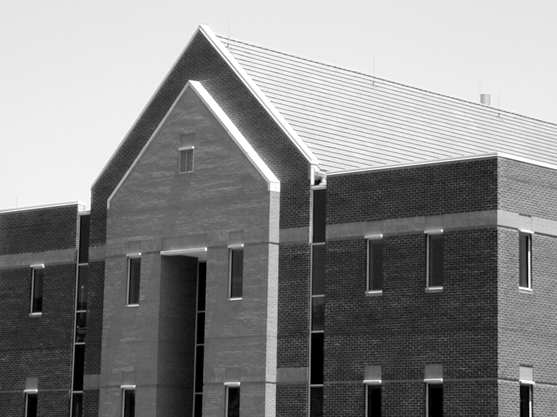
#> input picture 09_Edge_detection/data/dom.png, 557 x 417 px
$ jupyter execute --allow-errors Task_9_1_Edge_detection.ipynb   (shell and % lines are left out)   (older library calls are emulated)
#> lines starting #> are read from the running program, lines starting #| are printed output that depends on the picture
### 09_Edge_detection/labs/display_util.py
import numpy as np
import matplotlib.pyplot as plt

# [25 lines left out: functions images_with_histograms, images, not called in this run]

def images_diff(first_image, second_image):
    return np.abs(first_image - second_image)

def image(image, title, with_hist=False, size=(12, 12)):
    plt.style.use('dark_background')
    fig = plt.figure(figsize=size)
    fig.suptitle(title, fontsize = 25)
    ax1 = fig.add_subplot(121 if with_hist else 111)
    ax1.imshow(image, 'gray')
    ax1.set_title("image")

    if with_hist:
        ax2 = fig.add_subplot(122)
        ax2.hist(image.ravel(), 256, [0,256], color = '#9E7CC1')
        ax2.set_title("histogram")
    plt.show()

### 09_Edge_detection/labs/Task_9_1_Edge_detection.ipynb
# Task 9.1. Edge detection
---
***Author: Piotr Skalski***

## 1. Imports

[cell 1]
import numpy as np
import cv2
import os
import pprint
from tqdm import tqdm

from skimage.transform import (hough_line, hough_line_peaks,
                               probabilistic_hough_line)
from skimage.feature import canny
from skimage import data

import display_util

import matplotlib.pyplot as plt

## 2. Primary settings

[cell 2]
SOURCE_DIR = "./../data/"
IMAGE_NAME = "dom.png"

## 3. Loading images

[cell 3]
# building path to file
image_path = os.path.join(SOURCE_DIR, IMAGE_NAME)
# loading files
image = cv2.imread(image_path, 0)
#> image is the input picture: shape (417, 557); min 0, max 255, mean 133.3

### 3.1 Data overview

[cell 4]
display_util.image(image, IMAGE_NAME, size=(12,8))

## 4. LoG

### 4.1. Local settings

[cell 5]
IMAGE = np.copy(image)
KERNEL_SHAPE = (5, 5)
DDEPTH = cv2.CV_16S
KERNEL_SIZE = 5

### 4.2. Use of the built-in methods GaussianBlur and Laplacian

[cell 6]
image_tmp = cv2.GaussianBlur(IMAGE, KERNEL_SHAPE, 0)
image_log = cv2.Laplacian(image_tmp, DDEPTH, KERNEL_SIZE)
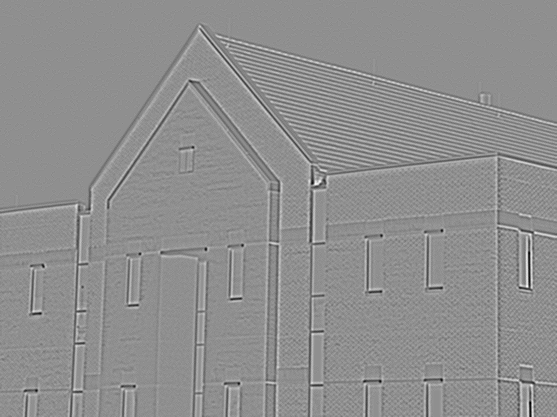
#> image_log: shape (417, 557) int16; min -72, max 56, mean 0; drawn with min black and max white
ret, image_log = cv2.threshold(image_log, 10, 255, cv2.THRESH_BINARY)
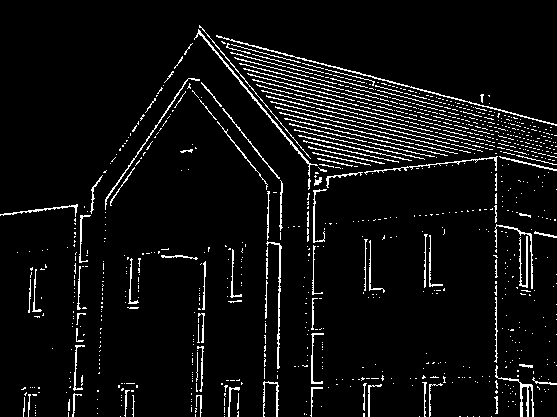
#> image_log: shape (417, 557) int16; 5.8% white in thin lines or dots
image_log = cv2.convertScaleAbs(image_log)
#> image_log: shape (417, 557); 5.8% white in thin lines or dots

[cell 7]
display_util.image(image_log, IMAGE_NAME + " LoG", size=(12,8))

## 5. Canny

### 5.1. Local settings

[cell 8]
IMAGE = np.copy(image)
G_X = 100
G_Y = 200

### 5.2. Use of the built-in methods Canny

[cell 9]
image_canny = cv2.Canny(IMAGE, G_X, G_Y)
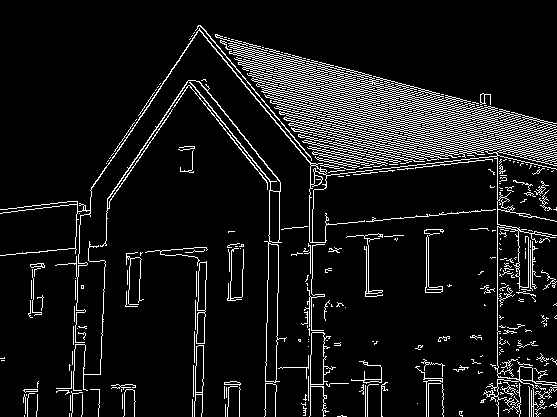
#> image_canny: shape (417, 557); 8.9% white in thin lines or dots

[cell 10]
display_util.image(image_canny, IMAGE_NAME + " Cannny", size=(12,8))
